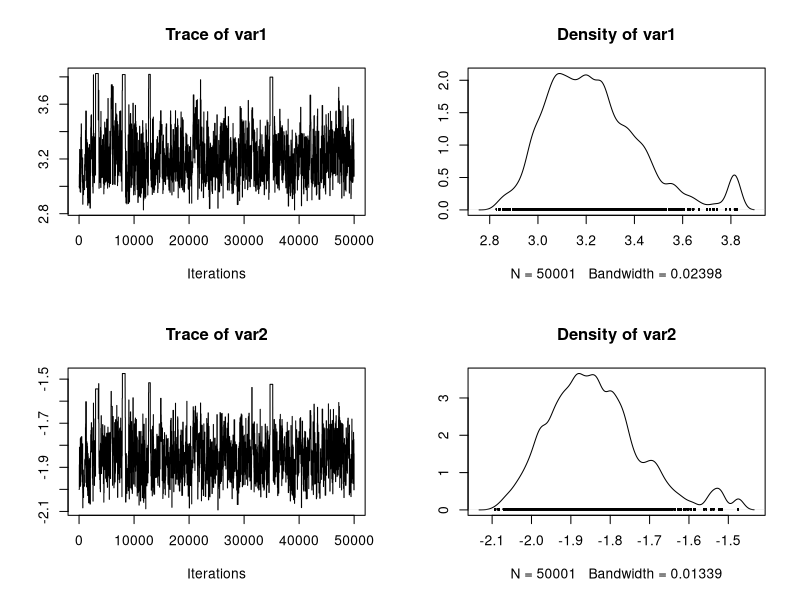
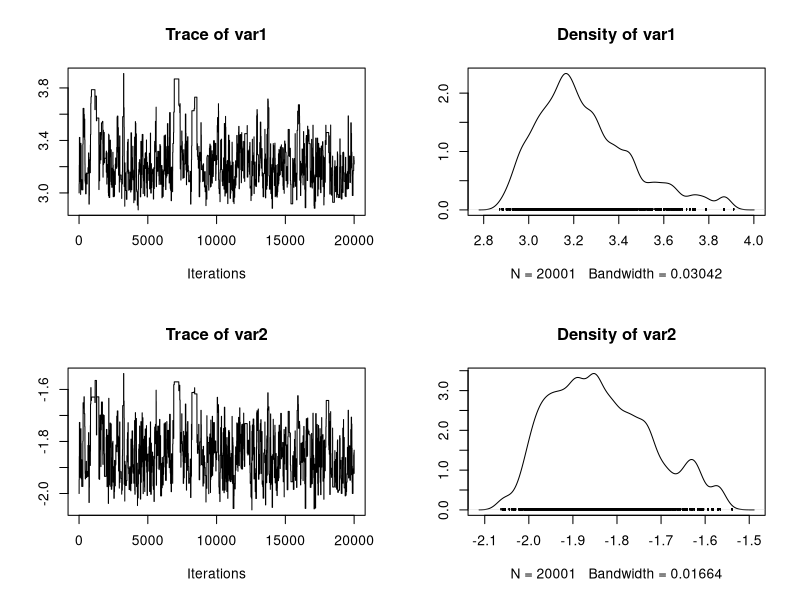
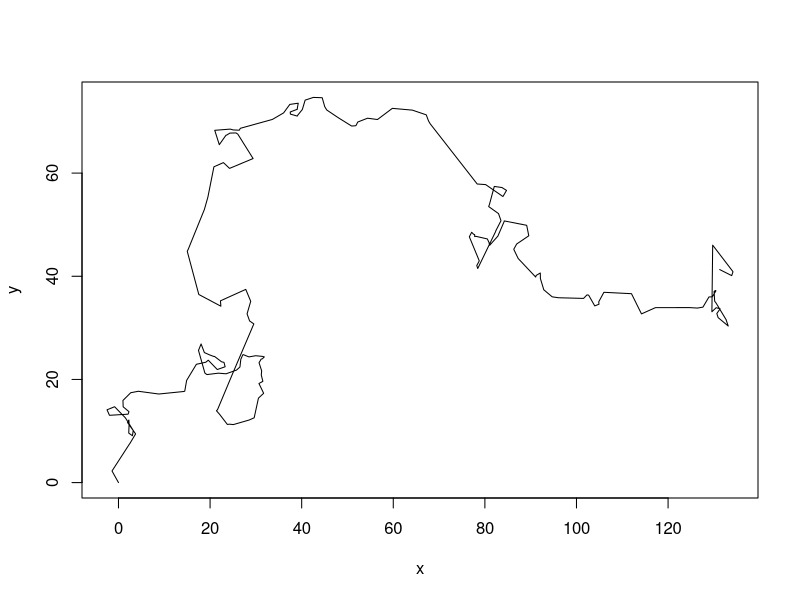
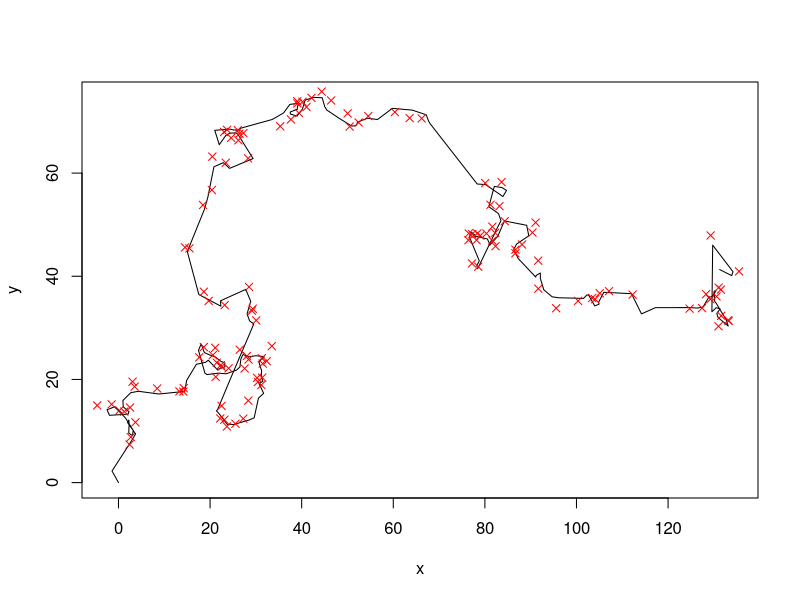

The R source for these figures, in order: (Note: a time limit stopped this script after it produced the figures.)
#' ---
#' output: html_document
#' editor_options:
#'   chunk_output_type: console
#' ---
#' 
## ---- include=FALSE--------------------------------------------------------------------------------
set.seed(42)

#' 
#' # Approximate Bayesian Inference
#' 
#' ::: callout-note
#' In this chapter, we will discuss 
#' 
#' :::
#' 
#' 
#' ## Motivation
#' 
#' In Hartig, F.; Calabrese, J. M.; Reineking, B.; Wiegand, T. & Huth, A. (2011) Statistical inference for stochastic simulation models - theory and application. Ecol. Lett., 14, 816-827, we classify two main competing methods for models via simulation-based likelihood approximation
#' 
#' 1.  Likelihood-approximations based on local, non-parametric approximations of the variance of the simulation outputs, particularly Approximate Bayesian Computation (ABC, Beaumont, M. A. (2010) Approximate Bayesian computation in evolution and ecology. Annu. Rev. Ecol. Evol. Syst., 41, 379-406.)
#' 
#' 2.  Likelihood-approximations based on parametric, typically global approximation of the simulation output such as Synthetic Likelihood, see Wood, S. N. (2010) Statistical inference for noisy nonlinear ecological dynamic systems. Nature, 466, 1102-1104. An example for fitting a stochastic forest gap model do data via this method is Hartig, F.; Dislich, C.; Wiegand, T. & Huth, A. (2014) Technical Note: Approximate Bayesian parameterization of a process-based tropical forest model. Biogeosciences, 11, 1261-1272.
#' 
#' ## Example
#' 
#' Assume we have a stochastic model that we want to fit. It takes one parameter, and has an output of 10 values which happen to be around the mean of the parameter that we put in
#' 
## --------------------------------------------------------------------------------------------------
stochasticModel <- function(par){
  if (par[2] + par[1] <= 0) return(rep(-9999,20))
  else return(rnorm(20, mean = (2.7*par[1] * par[2]), sd = par[2] + par[1] ))
}

#' 
#' Lets's create some data with known parameters
#' 
## --------------------------------------------------------------------------------------------------
data <- stochasticModel(c(3,-2))

#' 
#' ### Summary statistics
#' 
#' We want to use ABC / synthetic likelihood to infer the parameters that were used. Both ABC and synthetic likelihoods require summary statistics, we use mean and sd of the data.
#' 
## --------------------------------------------------------------------------------------------------
meandata <- mean(data)
standarddeviationdata <- sd(data)

#' 
#' ### ABC-MCMC solution
#' 
#' Following Marjoram, P.; Molitor, J.; Plagnol, V. & Tavare, S. (2003) Markov chain Monte Carlo without likelihoods. Proc. Natl. Acad. Sci. USA, 100, 15324-15328, we plug the ABC acceptance into a standard metropolis hastings MCMC.
#' 
## --------------------------------------------------------------------------------------------------
library(coda)
run_MCMC_ABC <- function(startvalue, iterations){
 
    chain = array(dim = c(iterations+1,2))
    chain[1,] = startvalue
 
    for (i in 1:iterations){
         
        # proposalfunction
        proposal = rnorm(2,mean = chain[i,], sd= c(0.2,0.2))
        
        simulation <- stochasticModel(proposal)
 
        # comparison with the observed summary statistics
        diffmean <- abs(mean(simulation) - meandata)
        diffsd <- abs(sd(simulation) - standarddeviationdata)
          
        if((diffmean < 0.3) & (diffsd < 0.3)){
            chain[i+1,] = proposal
        }else{
            chain[i+1,] = chain[i,]
        }
    }
    return(mcmc(chain))
}
 
posterior <- run_MCMC_ABC(c(3,-2),50000)
plot(posterior)

#' 
#' ### Synthetic likelihood
#' 
#' Following Wood, S. N. (2010) Statistical inference for noisy nonlinear ecological dynamic systems. Nature, 466, 1102-1104 and Hartig, F.; Dislich, C.; Wiegand, T. & Huth, A. (2014) Technical Note: Approximate Bayesian parameterization of a process-based tropical forest model. Biogeosciences, 11, 1261-1272, the synthetic likelihood approach is based on sampling a few times from the model, and approximating the likelihood by fitting a Gaussian distribution to the simulation outputs:
#' 
## --------------------------------------------------------------------------------------------------

run_MCMC_Synthetic <- function(startvalue, iterations){
 
    chain = array(dim = c(iterations+1,2))
    chain[1,] = startvalue
 
    for (i in 1:iterations){
         
        # proposalfunction
        proposal = rnorm(2,mean = chain[i,], sd= c(0.2,0.2))
        
        # simulate several model runs
        simualatedData <- matrix(NA, nrow = 100, ncol = 2)
        for (i in 1:100){
          simulation <- stochasticModel(c(3,-2))
          simualatedData[i,] <- c(mean(simulation) , sd(simulation))          
        }
        syntheticLikelihood1 <- fitdistr(simualatedData[1,], "normal")
        syntheticLikelihood2 <- fitdistr(simualatedData[2,], "normal")
        
        prob1 <- dnorm(meandata-syntheticLikelihood1$estimate[1], sd = syntheticLikelihood1$estimate[2], log = T)

        prob2 <- dnorm(standarddeviationdata-syntheticLikelihood2$estimate[1], sd = syntheticLikelihood2$estimate[2], log = T)
        
        if(prob < runif(1)){
            chain[i+1,] = proposal
        }else{
            chain[i+1,] = chain[i,]
        }
    }
    return(mcmc(chain))
}
 
posterior <- run_MCMC_ABC(c(3,-2),20000)
plot(posterior)


#' 
#' ## A movement model fit with ABC-Rejection and ABC-MCMC
#' 
## ---- echo = F-------------------------------------------------------------------------------------
set.seed(123)

#' 
#' The ABC rejection was originally proposed by Tavare, 1997. The ABC-MCMC was suggested by Marjoram, P.; Molitor, J.; Plagnol, V. & Tavare, S. (2003) Markov chain Monte Carlo without likelihoods. Proc. Natl. Acad. Sci. USA, 100, 15324-15328.
#' 
#' Code implemented by [Florian Hartig](http://florianhartig.wordpress.com/), following the pseudocode from [Hartig, F.; Calabrese, J. M.; Reineking, B.; Wiegand, T. & Huth, A. (2011) Statistical inference for stochastic simulation models - theory and application. Ecol. Lett., 14, 816-827.](http://onlinelibrary.wiley.com/doi/10.1111/j.1461-0248.2011.01640.x/suppinfo), supporting information.
#' 
#' ### The model and data
#' 
#' #### Process-model
#' 
## --------------------------------------------------------------------------------------------------
library(compiler)
model <- function(params=2, startvalues = c(0,0,0), steps = 200){
  x = startvalues[1]
  y = startvalues[2]
  direction = startvalues[3]
  
  movementLength = params[1]
  turningWidth = 1
  
  output = data.frame(x = rep(NA, steps+1), y = rep(NA, steps+1))
  output[1, ] = c(x,y)
  for (i in 1:steps){
    direction = direction + rnorm(1,0,turningWidth)
    length = rexp(1, 1/movementLength)
    x = x + sin(direction) * length
    y = y + cos(direction) * length
    output[i+1, ] = c(x,y)
  }
return(output)
}
model <- cmpfun(model)

#' 
#' Let's see what the model does
#' 
## --------------------------------------------------------------------------------------------------
data <- model()
plot(data, type = "l")

#' 
#' #### Observation model
#' 
#' Assume we have recorded the test data. In fact, let's do it a bit harder. Assume we observe with error, and our measurement device has a problem - if the x-values have a digit larger than 0.7, we get an NA
#' 
## --------------------------------------------------------------------------------------------------
observationModel <- function(realData, sd=1){
  realData$xobs = rnorm(length(realData$x), mean = realData$x, sd = sd)
  realData$yobs = rnorm(length(realData$x), mean = realData$y, sd = sd)
  realData$xobs[realData$xobs - floor(realData$xobs) > 0.7 ] = NA
  return(realData)
}

obsdata <- observationModel(data)
plot(data, type = "l")
points(obsdata$xobs, obsdata$yobs, col = "red", pch = 4)

#' 
#' ### Summary statistics
#' 
## --------------------------------------------------------------------------------------------------
summaryStatistics <- function(dat){
  meandisplacement = mean(sqrt(diff(dat$xobs)^2 + diff(dat$yobs)^2), na.rm = T)

  meandisplacement10 = mean(sqrt(diff(dat$xobs, lag = 2)^2 + diff(dat$yobs, lag = 2)^2), na.rm = T)/3
  
  #meanturning = mean(abs(diff(atan2(diff(dat$yobs),diff(dat$xobs)))), na.rm = T) 
  
  return(c(meandisplacement, meandisplacement10))
} 

dataSummary <- summaryStatistics(obsdata)
dataSummary

#' 
#' ### ABC rejection algorithm
#' 
## --------------------------------------------------------------------------------------------------
n = 10000
fit = data.frame(movementLength = runif(n, 0, 5), error = runif(n, 0,5), distance = rep(NA, n))

for (i in 1:n){
  simulatedPrediction <- model(fit[i,1])
  simulatedObservation<- observationModel(simulatedPrediction, fit[i,2])
  simulatedSummary <- summaryStatistics(simulatedObservation)
  simulatedSummary
  #deviation = max( simulatedSummary - dataSummary)
  deviation = sqrt(sum((simulatedSummary - dataSummary)^2))
  fit[i,3] = deviation
}

#' 
#' I had already calculated the euclidian distance between observed and simulated summaries. We now plot parameters for different acceptance intervals
#' 
## --------------------------------------------------------------------------------------------------
plot(fit[fit[,3] < 1, 1:2], xlim = c(0,6), ylim = c(0,5), col = "lightgrey", main = "Accepted parameters for \n different values of epsilon")
points(fit[fit[,3] < 0.2, 1:2],  pch = 18, col = "gray")
points(fit[fit[,3] < 0.1, 1:2],  pch = 8, col = "red")

legend("topright", c("< 1", "< 0.2", "< 0.1"), pch = c(1,18,8), col = c("lightgrey", "gray", "red"))

abline(v = 2)
abline(h = 1) 


#' 
#' ### ABC-MCMC Algorithm
#' 
## --------------------------------------------------------------------------------------------------
n = 10000
fit = data.frame(movementLength = rep(NA, n), error = rep(NA, n), distance = rep(NA, n))


currentPar = c(2,0.9)
for (i in 1:n){
  newPar = rnorm(2,currentPar, sd = c(0.2,0.2))
  if (min(newPar) < 0 ) fit[i,] = c(currentPar, deviation)
  
  else{
    simulatedPrediction <- model(newPar[1])
    simulatedObservation<- observationModel(simulatedPrediction, newPar[2])
    simulatedSummary <- summaryStatistics(simulatedObservation)
    deviation = sqrt(sum( simulatedSummary - dataSummary)^2)
    
    if (deviation < 0.2){
      fit[i,] = c(newPar, deviation)
      currentPar = newPar
    } 
    else fit[i,] = c(currentPar, deviation)
  }
}

#' 
## --------------------------------------------------------------------------------------------------
plot(fit[, 1:2], xlim = c(0,6), ylim = c(0,5), col = "#00000022", main = "Accepted parameters")

abline(v = 2)
abline(h = 1) 
